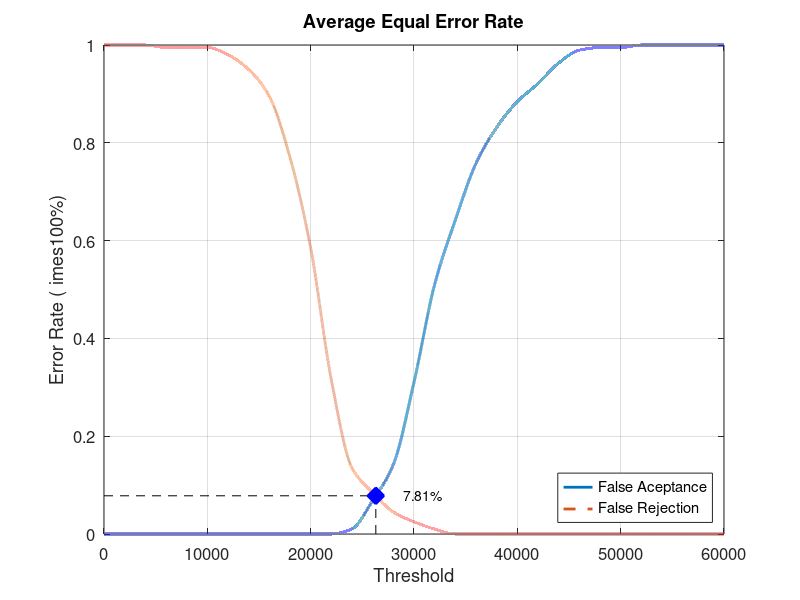
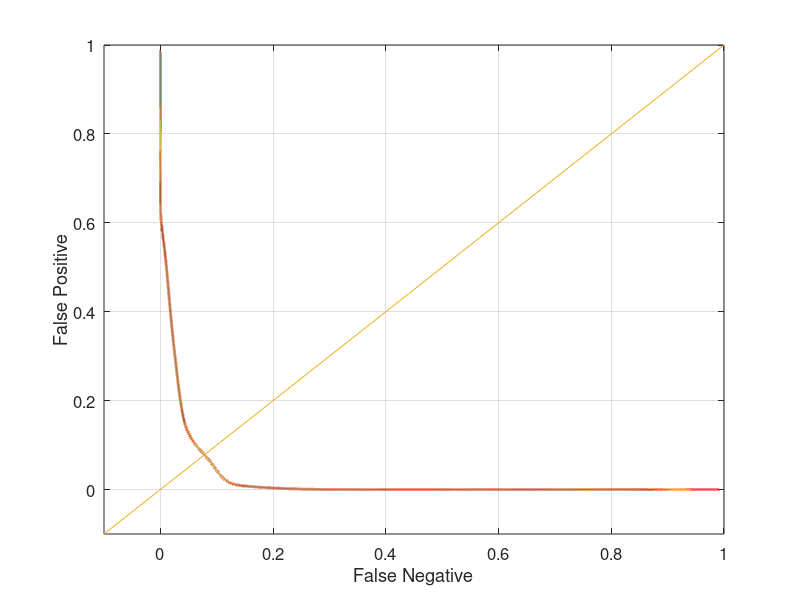

Recreate these plots in MATLAB, in order.
close all;
clear;
clc;
x = 0:2000:60000;
xq = 0:0.5:60000;

y0 = [0 0 0 0 0 0 0 0 0 0 0 0 0.0105263 0.0684211 0.142105 0.310526 0.510526 0.642105 0.757895 0.831579 0.884211 0.921053 0.963158 0.989474 0.994737 0.994737 1 1 1 1 1]
yy0 = interp1(x, y0, xq, 'pchip');
y1 = [1 1 1 0.995 0.995 0.995 0.98 0.95 0.895 0.77 0.585 0.315 0.135 0.085 0.045 0.025 0.01 0 0 0 0 0 0 0 0 0 0 0 0 0 0]
yy1 = interp1(x, y1, xq, 'pchip');

% Calculating EER: 
y2 = abs(y0 - y1);
find(y2 == min(y2))
yy2 = abs(yy0 - yy1);
xEER = find(yy2 == min(yy2));
xEERIndex = xq(xEER) % X-axis EER
yEER = yy0(xEER) % Y-axis EER

main = figure
plot(xq, yy0,'-','LineWidth', 2);	hold on
plot(xq, yy1,'--','LineWidth', 2);	hold on
plot([xEERIndex xEERIndex], [0 yEER], 'k--');	hold on
plot([0 xEERIndex], [yEER yEER], 'k--');	hold on
plot(xEERIndex, yEER, 'bx', 'LineWidth', 10);	hold on
text(xEERIndex + 10 * xEERIndex / 100, yEER, [num2str(round((10000 * yEER)) / 100) '%'])
legend('False Aceptance', 'False Rejection', 'Location', 'SouthEast')
xlabel('Threshold')
ylabel('Error Rate (	imes100%)')
title('Average Equal Error Rate')
set(gca, 'FontSize', 12)
axis([0 60000 0 1])
grid on

print(main, 'Database5_3Main', '-dpng');
FNRxFPR = figure('Color', [1 1 1]);
plot(yy1, yy0, '-', yy1, yy0, 'LineWidth', 2);
hold on
y = -0.1:0.1:1
plot(y, y); 
set(gca, 'FontSize', 12)
xlabel('False Negative')
ylabel('False Positive')
axis([-0.1 1 -0.1 1])
set(gca, 'FontSize', 12)
grid on

print(FNRxFPR, 'Database5_3FNRxFPR','-dpng');
